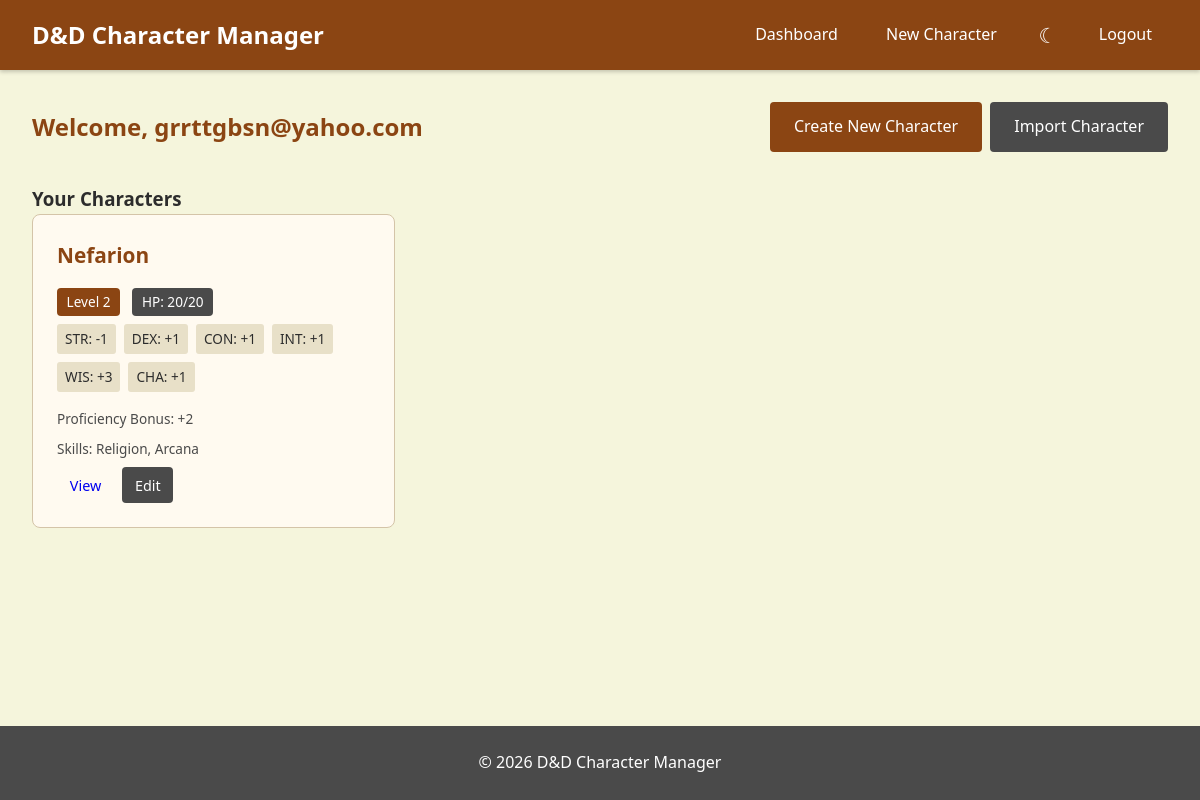
Page /dashboard (signed in) on the committed database.
### models.py (models this page shows, shortened)
class User(db.Model):
    id = db.Column(db.Integer, primary_key=True)
    email = db.Column(db.String(120), unique=True, nullable=False)
    password_hash = db.Column(db.String(256), nullable=False)
    characters = db.relationship('Character', backref='owner', lazy=True)

class Character(db.Model):
    id = db.Column(db.Integer, primary_key=True)
    name = db.Column(db.String(100), nullable=False)
    level = db.Column(db.Integer, nullable=False, default=1)
    max_hp = db.Column(db.Integer, nullable=False, default=10)
    current_hp = db.Column(db.Integer, nullable=False, default=10)
    strength = db.Column(db.Integer, nullable=False)
    dexterity = db.Column(db.Integer, nullable=False)
    constitution = db.Column(db.Integer, nullable=False)
    intelligence = db.Column(db.Integer, nullable=False)
    wisdom = db.Column(db.Integer, nullable=False)
    charisma = db.Column(db.Integer, nullable=False)
    user_id = db.Column(db.Integer, db.ForeignKey('user.id'), nullable=False)
    skill_proficiencies = db.relationship('SkillProficiency', backref='character', lazy=True, cascade='all, delete-orphan')
    def get_modifier(self, ability):
        score = getattr(self, ability)
        return (score - 10) // 2
    def get_proficiency_bonus(self):
        level = self.level
        if level < 5:
            return 2
        elif level < 9:
            return 3
        elif level < 13:
            return 4
        elif level < 17:
            return 5
        else:
            return 6
    def get_proficient_skills(self):
        proficiencies = SkillProficiency.query.filter_by(character_id=self.id).all()
        return {p.skill_name for p in proficiencies}

### routes.py (the view)
@routes.route('/dashboard')
def dashboard():
    if 'user_id' not in session:
        return redirect(url_for('routes.login'))
    user = User.query.get(session['user_id'])
    characters = Character.query.filter_by(user_id=session['user_id']).all()
    for character in characters:
        character.proficiency_bonus = character.get_proficiency_bonus()
        character.str_mod = character.get_modifier('strength')
        character.dex_mod = character.get_modifier('dexterity')
        character.con_mod = character.get_modifier('constitution')
        character.int_mod = character.get_modifier('intelligence')
        character.wis_mod = character.get_modifier('wisdom')
        character.cha_mod = character.get_modifier('charisma')
        character.proficient_skills = character.get_proficient_skills()
    return render_template('dashboard.html', user=user, characters=characters)

### templates/dashboard.html (shortened to what this page needs)
{% extends "base.html" %}
{% block content %}
<div class="dashboard">
    <div class="dashboard-header">
        <h2>Welcome, {{ user.email }}</h2>
        <div class="header-buttons">
            <a href="{{ url_for('routes.new_character') }}" class="btn btn-primary">Create New Character</a>
            <a href="{{ url_for('routes.import_json') }}" class="btn btn-secondary">Import Character</a>
        </div>
    </div>
    <h3>Your Characters</h3>
    {% if characters %}
        <div class="character-grid">
            {% for character in characters %}
            <div class="character-card">
                <h4>{{ character.name }}</h4>
                <span class="character-level-small">Level {{ character.level }}</span>
                <span class="character-hp-small">HP: {{ character.current_hp }}/{{ character.max_hp }}</span>
                <div class="character-stats-preview">
                    <span>STR: {% if character.str_mod >= 0 %}+{% endif %}{{ character.str_mod }}</span>
                    <span>DEX: {% if character.dex_mod >= 0 %}+{% endif %}{{ character.dex_mod }}</span>
                    <span>CON: {% if character.con_mod >= 0 %}+{% endif %}{{ character.con_mod }}</span>
                    <span>INT: {% if character.int_mod >= 0 %}+{% endif %}{{ character.int_mod }}</span>
                    <span>WIS: {% if character.wis_mod >= 0 %}+{% endif %}{{ character.wis_mod }}</span>
                    <span>CHA: {% if character.cha_mod >= 0 %}+{% endif %}{{ character.cha_mod }}</span>
                </div>
                <p class="prof-bonus-note">Proficiency Bonus: +{{ character.proficiency_bonus }}</p>
                {% if character.proficient_skills %}
                <p class="prof-skills-note">Skills: {{ character.proficient_skills|join(', ') }}</p>
                {% endif %}
                <div class="character-actions">
                    <a href="{{ url_for('routes.view_character', character_id=character.id) }}" class="btn btn-small">View</a>
                    <a href="{{ url_for('routes.edit_character', character_id=character.id) }}" class="btn btn-small btn-secondary">Edit</a>
                </div>
            </div>
            {% endfor %}
        </div>
    {% else %}
        <div class="empty-state">
            <p>You haven't created any characters yet.</p>
            <a href="{{ url_for('routes.new_character') }}" class="btn btn-primary">Create Your First Character</a>
        </div>
    {% endif %}
</div>
{% endblock %}

### static/style.css (style rules this page uses)
* { margin: 0; padding: 0; box-sizing: border-box; }
:root { --primary-color: #8b4513; --primary-hover: #6d3610; --secondary-color: #4a4a4a; --danger-color: #c0392b; --danger-hover: #a93226; --bg-color: #f5f5dc; --card-bg: #fffaf0; --text-color: #2c2c2c; --border-color: #d4c4a8; --success-color: #27ae60; --error-color: #e74c3c; --input-bg: #fff; --input-text: #2c2c2c; --stat-preview-bg: #e8e0c8; }
body { font-family: 'Segoe UI', Tahoma, Geneva, Verdana, sans-serif; background-color: var(--bg-color); color: var(--text-color); line-height: 1.6; min-height: 100vh; display: flex; flex-direction: column; }
.btn { display: inline-block; padding: 0.75rem 1.5rem; text-decoration: none; border-radius: 4px; border: none; cursor: pointer; font-size: 1rem; transition: background-color 0.3s; }
.btn-primary { background-color: var(--primary-color); color: #fff; }
.btn-secondary { background-color: var(--secondary-color); color: #fff; }
.btn-small { padding: 0.4rem 0.8rem; font-size: 0.9rem; }
.dashboard-header { display: flex; justify-content: space-between; align-items: center; margin-bottom: 2rem; flex-wrap: wrap; gap: 1rem; }
.dashboard-header h2 { color: var(--primary-color); }
.header-buttons { display: flex; gap: 0.5rem; flex-wrap: wrap; }
.character-grid { display: grid; grid-template-columns: repeat(auto-fill, minmax(280px, 1fr)); gap: 1.5rem; }
.character-card { background-color: var(--card-bg); padding: 1.5rem; border-radius: 8px; border: 1px solid var(--border-color); }
.character-card h4 { color: var(--primary-color); font-size: 1.3rem; margin-bottom: 1rem; }
.character-stats-preview { display: flex; flex-wrap: wrap; gap: 0.5rem; margin-bottom: 1rem; font-size: 0.85rem; }
.character-stats-preview span { background-color: var(--stat-preview-bg); padding: 0.25rem 0.5rem; border-radius: 3px; }
.character-actions { display: flex; gap: 0.5rem; }
.character-level-small { display: inline-block; background-color: var(--primary-color); color: #fff; padding: 0.2rem 0.6rem; border-radius: 4px; font-size: 0.85rem; margin-bottom: 0.5rem; margin-right: 0.5rem; }
.character-hp-small { display: inline-block; background-color: var(--secondary-color); color: #fff; padding: 0.2rem 0.6rem; border-radius: 4px; font-size: 0.85rem; margin-bottom: 0.5rem; }
.prof-bonus-note { font-size: 0.85rem; color: var(--secondary-color); margin-bottom: 0.5rem; }
.prof-skills-note { font-size: 0.85rem; color: var(--secondary-color); margin-bottom: 0.5rem; }

### rows in the picture
User: email "grrttgbsn@yahoo.com"
Character: name "Nefarion", level "2", current_hp "20", max_hp "20", str_mod "-1", dex_mod "1", con_mod "1", int_mod "1", wis_mod "3", cha_mod "1", proficiency_bonus "2", proficient_skills "Religion, Arcana"
